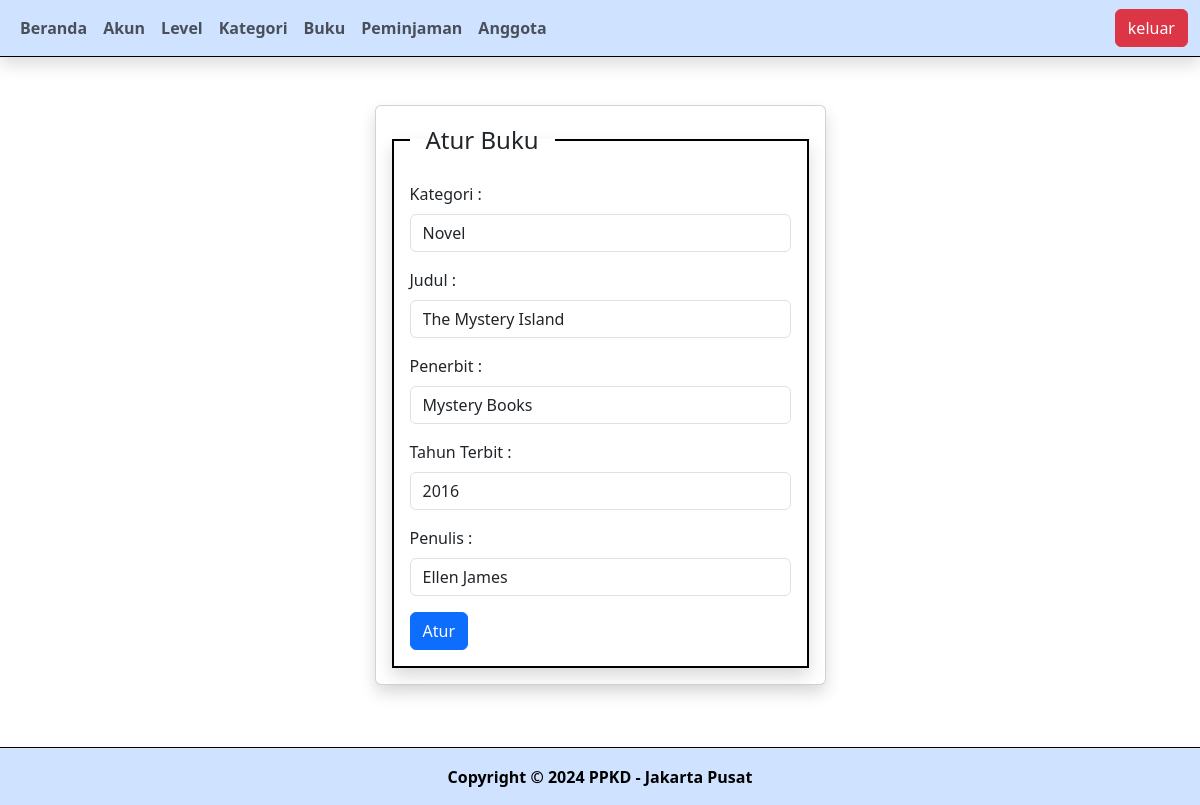
The page /index.php?pg=add-book&edit=20 (signed in) on the database its author committed.
### tables this page shows
CREATE TABLE `books` (
  `id` int(11) NOT NULL,
  `id_category` int(11) NOT NULL,
  `title` varchar(255) NOT NULL,
  `publisher` varchar(16) NOT NULL,
  `year_of_publication` int(10) NOT NULL,
  `author` varchar(255) NOT NULL,
  `created at` timestamp NOT NULL DEFAULT current_timestamp(),
  `updated at` timestamp NOT NULL DEFAULT current_timestamp()
);

CREATE TABLE `categories` (
  `id` int(11) NOT NULL,
  `category_name` varchar(255) NOT NULL,
  `created_at` timestamp NOT NULL DEFAULT current_timestamp(),
  `updated_at` timestamp NOT NULL DEFAULT current_timestamp()
);

### content/add-book.php (the view, shortened to what this page needs)
<?php
if (isset($_GET['edit'])) {
  $id = $_GET['edit'];
  $queryEdit = mysqli_query($connection, "SELECT * FROM books WHERE id='$id'");
  $rowEdit = mysqli_fetch_assoc($queryEdit);
};
$queryCategory = mysqli_query($connection, "SELECT * FROM categories");
?>
<div class="container">
  <div class="row">
    <div class="col-sm-5 mx-auto mt-5">
      <div class="card shadow">
        <div class="card-body">
          <fieldset class="border border-black border-2 p-3 shadow">
            <legend class="float-none w-auto px-3"><?php echo isset($_GET['edit']) ? 'Atur' : 'Tambah' ?> Buku
            </legend>
            <form action="" method="post">
              <div class="form-group mb-3">
                <label for="" class="form-label">Kategori : </label>
                <select name="id_category" class="form-control" id="">
                  <?php while($rowCategory = mysqli_fetch_assoc($queryCategory)): ?>
                  <option
                    <?php echo isset($_GET['edit']) ? ($rowCategory['id'] == $rowEdit['id_category'] ? 'selected' : '') : '' ?>
                    value="<?php echo $rowCategory['id'] ?>">
                    <?php echo $rowCategory['category_name'] ?></option>
                  <?php endwhile ?>
                </select>
              </div>
              <div class="form-group mb-3">
                <label for="" class="form-label">Judul : </label>
                <input type="text" class="form-control" name="title" placeholder="Masukkan kategori"
                  value="<?php echo isset($_GET['edit']) ? $rowEdit['title'] : '' ?>">
              </div>
              <div class="form-group mb-3">
                <label for="" class="form-label">Penerbit : </label>
                <input type="text" class="form-control" name="publisher" placeholder="Masukkan penerbit"
                  value="<?php echo isset($_GET['edit']) ? $rowEdit['publisher'] : '' ?>">
              </div>
              <div class="form-group mb-3">
                <label for="" class="form-label">Tahun Terbit : </label>
                <input type="text" class="form-control" name="year_of_publication" placeholder="Masukkan tahum terbit"
                  value="<?php echo isset($_GET['edit']) ? $rowEdit['year_of_publication'] : '' ?>">
              </div>
              <div class="form-group mb-3">
                <label for="" class="form-label">Penulis : </label>
                <input type="text" class="form-control" name="author" placeholder="Masukkan penulis"
                  value="<?php echo isset($_GET['edit']) ? $rowEdit['author'] : '' ?>">
              </div>
              <button type="submit" class="btn btn-primary" name="<?php echo isset($_GET['edit']) ? 'edit' : 'add' ?>">
                <?php echo isset($_GET['edit']) ? 'Atur' : 'Tambah' ?>
              </button>
            </form>
          </fieldset>
        </div>
      </div>
    </div>
  </div>
</div>

### rows shown on the page
books: id_category "Novel", title "The Mystery Island", publisher "Mystery Books", year_of_publication "2016", author "Ellen James"
